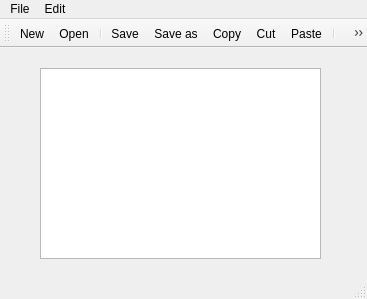
<?xml version="1.0" encoding="UTF-8"?>
<ui version="4.0">
 <class>MainWindow</class>
 <widget class="QMainWindow" name="MainWindow">
  <property name="geometry">
   <rect>
    <x>0</x>
    <y>0</y>
    <width>367</width>
    <height>299</height>
   </rect>
  </property>
  <property name="windowTitle">
   <string>MainWindow</string>
  </property>
  <widget class="QWidget" name="centralWidget">
   <widget class="QTextEdit" name="textEdit">
    <property name="geometry">
     <rect>
      <x>40</x>
      <y>20</y>
      <width>281</width>
      <height>191</height>
     </rect>
    </property>
   </widget>
  </widget>
  <widget class="QMenuBar" name="menuBar">
   <property name="geometry">
    <rect>
     <x>0</x>
     <y>0</y>
     <width>367</width>
     <height>22</height>
    </rect>
   </property>
   <widget class="QMenu" name="menuFile">
    <property name="title">
     <string>File</string>
    </property>
    <addaction name="actionNew"/>
    <addaction name="actionOpen"/>
    <addaction name="separator"/>
    <addaction name="actionSave"/>
    <addaction name="actionSave_as"/>
   </widget>
   <widget class="QMenu" name="menuEdit">
    <property name="title">
     <string>Edit</string>
    </property>
    <addaction name="actionCopy"/>
    <addaction name="actionCut"/>
    <addaction name="actionPaste"/>
    <addaction name="separator"/>
    <addaction name="actionUndo"/>
    <addaction name="actionRedo"/>
   </widget>
   <addaction name="menuFile"/>
   <addaction name="menuEdit"/>
  </widget>
  <widget class="QToolBar" name="mainToolBar">
   <attribute name="toolBarArea">
    <enum>TopToolBarArea</enum>
   </attribute>
   <attribute name="toolBarBreak">
    <bool>false</bool>
   </attribute>
   <addaction name="actionNew"/>
   <addaction name="actionOpen"/>
   <addaction name="separator"/>
   <addaction name="actionSave"/>
   <addaction name="actionSave_as"/>
   <addaction name="actionCopy"/>
   <addaction name="actionCut"/>
   <addaction name="actionPaste"/>
   <addaction name="separator"/>
   <addaction name="actionUndo"/>
   <addaction name="actionRedo"/>
  </widget>
  <widget class="QStatusBar" name="statusBar"/>
  <action name="actionNew">
   <property name="icon">
    <iconset resource="appresources.qrc">
     <normaloff>:/Images/icons8-редактировать-50.png</normaloff>:/Images/icons8-редактировать-50.png</iconset>
   </property>
   <property name="text">
    <string>New</string>
   </property>
  </action>
  <action name="actionOpen">
   <property name="icon">
    <iconset resource="appresources.qrc">
     <normaloff>:/Images/icons8-создать-новый-50.png</normaloff>:/Images/icons8-создать-новый-50.png</iconset>
   </property>
   <property name="text">
    <string>Open</string>
   </property>
  </action>
  <action name="actionSave">
   <property name="icon">
    <iconset resource="appresources.qrc">
     <normaloff>:/Images/icons8-сохранить-50.png</normaloff>:/Images/icons8-сохранить-50.png</iconset>
   </property>
   <property name="text">
    <string>Save</string>
   </property>
  </action>
  <action name="actionSave_as">
   <property name="icon">
    <iconset resource="appresources.qrc">
     <normaloff>:/Images/icons8-сохранитькак-50.png</normaloff>:/Images/icons8-сохранитькак-50.png</iconset>
   </property>
   <property name="text">
    <string>Save as</string>
   </property>
  </action>
  <action name="actionCopy">
   <property name="icon">
    <iconset resource="appresources.qrc">
     <normaloff>:/Images/icons8-скопировать-50.png</normaloff>:/Images/icons8-скопировать-50.png</iconset>
   </property>
   <property name="text">
    <string>Copy</string>
   </property>
  </action>
  <action name="actionCut">
   <property name="icon">
    <iconset resource="appresources.qrc">
     <normaloff>:/Images/icons8-вырезать-50.png</normaloff>:/Images/icons8-вырезать-50.png</iconset>
   </property>
   <property name="text">
    <string>Cut</string>
   </property>
  </action>
  <action name="actionPaste">
   <property name="icon">
    <iconset resource="appresources.qrc">
     <normaloff>:/Images/icons8-вставить-50.png</normaloff>:/Images/icons8-вставить-50.png</iconset>
   </property>
   <property name="text">
    <string>Paste</string>
   </property>
  </action>
  <action name="actionUndo">
   <property name="icon">
    <iconset resource="appresources.qrc">
     <normaloff>:/Images/icons8-отменить-50.png</normaloff>:/Images/icons8-отменить-50.png</iconset>
   </property>
   <property name="text">
    <string>Undo</string>
   </property>
  </action>
  <action name="actionRedo">
   <property name="icon">
    <iconset resource="appresources.qrc">
     <normaloff>:/Images/icons8-повторить-50.png</normaloff>:/Images/icons8-повторить-50.png</iconset>
   </property>
   <property name="text">
    <string>Redo</string>
   </property>
  </action>
 </widget>
 <layoutdefault spacing="6" margin="11"/>
 <resources>
  <include location="appresources.qrc"/>
 </resources>
 <connections/>
</ui>
